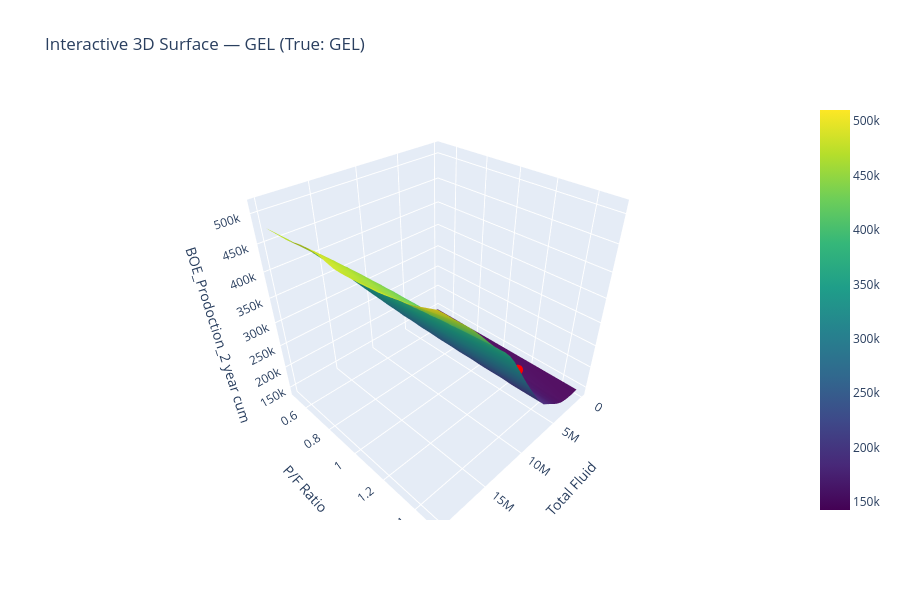
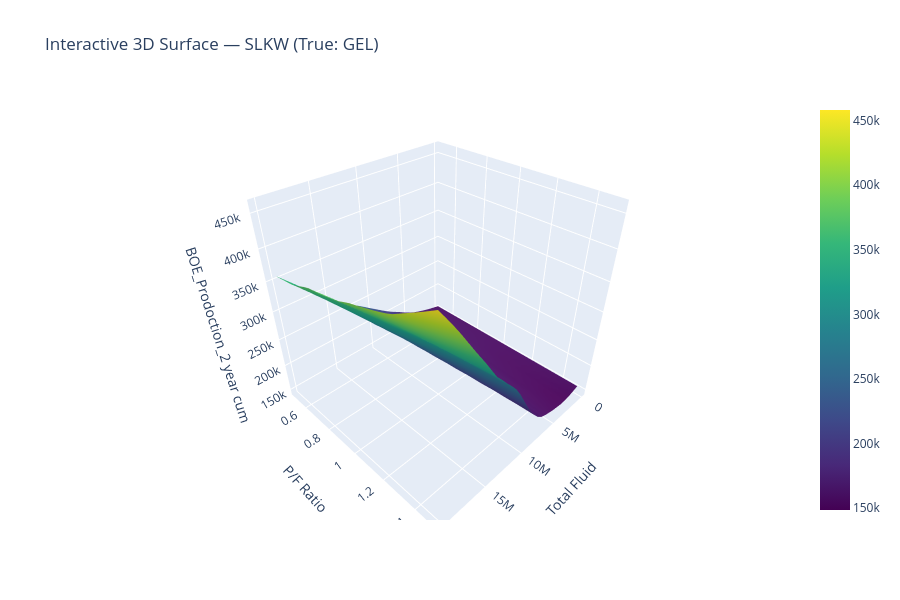
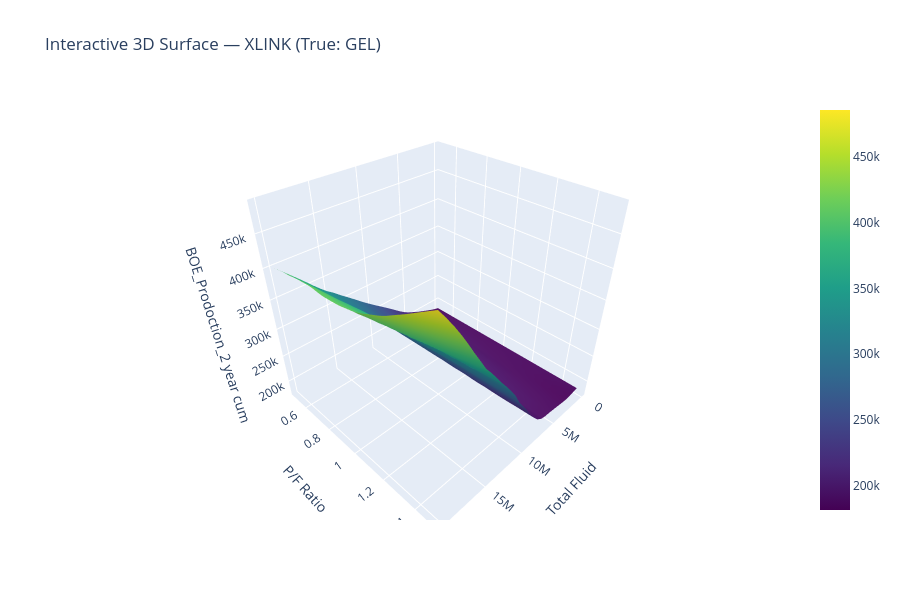

Notebook code for these charts, in order:
### Code cell
from my_package.interactive_surfaces import interactive_pf_ratio_surface

interactive_pf_ratio_surface(
    run_folder             = RUN_FOLDER,
    fold                   = FOLD,
    test_csv               = TEST_CSV,
    sample_index           = SAMPLE_INDEX,
    fluid_range            = FLUID_RANGE,
    pf_ratio_range         = PF_RATIO_RANGE,
    n_fluid                = N_FLUID,
    n_ratio                = N_RATIO,
    include_ratio_features = INCLUDE_RATIO_FEATURES,
    width                  = 900,
    height                 = 600,
    save_html              = SAVE_INTERACTIVE_PLOT,
    out_dir                = OUT_DIR,
    file_prefix            = FILE_PREFIX
)

### Figure 1 — Plotly figure (JSON) as saved in the notebook; plotly's stock layout.template omitted (floating-point values rounded to 4 significant figures; data arrays with more than 128 entries replaced by an {"elided": "..."} marker saying what was removed)
{"data": [{"colorscale": [[0, "#440154"], [0.1111, "#482878"], [0.2222, "#3e4989"], [0.3333, "#31688e"], [0.4444, "#26828e"], [0.5556, "#1f9e89"], [0.6667, "#35b779"], [0.7778, "#6ece58"], [0.8889, "#b5de2b"], [1, "#fde725"]], "name": "GEL Surface", "type": "surface", "x": [100000.0, 786200.0, 1472000.0, 2159000.0, 2845000.0, 3531000.0, 4217000.0, 4903000.0, 5590000.0, 6276000.0, 6962000.0, 7648000.0, 8334000.0, 9021000.0, 9707000.0, 10390000.0, 11080000.0, 11770000.0, 12450000.0, 13140000.0, 13820000.0, 14510000.0, 15200000.0, 15880000.0, 16570000.0, 17260000.0, 17940000.0, 18630000.0, 19310000.0, 20000000.0], "y": [0.5, 0.5345, 0.569, 0.6034, 0.6379, 0.6724, 0.7069, 0.7414, 0.7759, 0.8103, 0.8448, 0.8793, 0.9138, 0.9483, 0.9828, 1.017, 1.052, 1.086, 1.121, 1.155, 1.19, 1.224, 1.259, 1.293, 1.328, 1.362, 1.397, 1.431, 1.466, 1.5], "z": {"elided": "30x30 float values"}}, {"marker": {"color": "red", "size": 6}, "mode": "markers", "name": "True Sample", "type": "scatter3d", "x": [3416242], "y": [1.244], "z": [172539]}], "layout": {"height": 600, "scene": {"xaxis": {"title": {"text": "Total Fluid"}}, "yaxis": {"title": {"text": "P/F Ratio"}}, "zaxis": {"title": {"text": "BOE_Prodoction_2 year cum"}}}, "title": {"text": "Interactive 3D Surface — GEL (True: GEL)"}, "width": 900}}

### Figure 2 — Plotly figure (JSON) as saved in the notebook; plotly's stock layout.template omitted (floating-point values rounded to 4 significant figures; data arrays with more than 128 entries replaced by an {"elided": "..."} marker saying what was removed)
{"data": [{"colorscale": [[0, "#440154"], [0.1111, "#482878"], [0.2222, "#3e4989"], [0.3333, "#31688e"], [0.4444, "#26828e"], [0.5556, "#1f9e89"], [0.6667, "#35b779"], [0.7778, "#6ece58"], [0.8889, "#b5de2b"], [1, "#fde725"]], "name": "SLKW Surface", "type": "surface", "x": [100000.0, 786200.0, 1472000.0, 2159000.0, 2845000.0, 3531000.0, 4217000.0, 4903000.0, 5590000.0, 6276000.0, 6962000.0, 7648000.0, 8334000.0, 9021000.0, 9707000.0, 10390000.0, 11080000.0, 11770000.0, 12450000.0, 13140000.0, 13820000.0, 14510000.0, 15200000.0, 15880000.0, 16570000.0, 17260000.0, 17940000.0, 18630000.0, 19310000.0, 20000000.0], "y": [0.5, 0.5345, 0.569, 0.6034, 0.6379, 0.6724, 0.7069, 0.7414, 0.7759, 0.8103, 0.8448, 0.8793, 0.9138, 0.9483, 0.9828, 1.017, 1.052, 1.086, 1.121, 1.155, 1.19, 1.224, 1.259, 1.293, 1.328, 1.362, 1.397, 1.431, 1.466, 1.5], "z": {"elided": "30x30 float values"}}], "layout": {"height": 600, "scene": {"xaxis": {"title": {"text": "Total Fluid"}}, "yaxis": {"title": {"text": "P/F Ratio"}}, "zaxis": {"title": {"text": "BOE_Prodoction_2 year cum"}}}, "title": {"text": "Interactive 3D Surface — SLKW (True: GEL)"}, "width": 900}}

### Figure 3 — Plotly figure (JSON) as saved in the notebook; plotly's stock layout.template omitted (floating-point values rounded to 4 significant figures; data arrays with more than 128 entries replaced by an {"elided": "..."} marker saying what was removed)
{"data": [{"colorscale": [[0, "#440154"], [0.1111, "#482878"], [0.2222, "#3e4989"], [0.3333, "#31688e"], [0.4444, "#26828e"], [0.5556, "#1f9e89"], [0.6667, "#35b779"], [0.7778, "#6ece58"], [0.8889, "#b5de2b"], [1, "#fde725"]], "name": "XLINK Surface", "type": "surface", "x": [100000.0, 786200.0, 1472000.0, 2159000.0, 2845000.0, 3531000.0, 4217000.0, 4903000.0, 5590000.0, 6276000.0, 6962000.0, 7648000.0, 8334000.0, 9021000.0, 9707000.0, 10390000.0, 11080000.0, 11770000.0, 12450000.0, 13140000.0, 13820000.0, 14510000.0, 15200000.0, 15880000.0, 16570000.0, 17260000.0, 17940000.0, 18630000.0, 19310000.0, 20000000.0], "y": [0.5, 0.5345, 0.569, 0.6034, 0.6379, 0.6724, 0.7069, 0.7414, 0.7759, 0.8103, 0.8448, 0.8793, 0.9138, 0.9483, 0.9828, 1.017, 1.052, 1.086, 1.121, 1.155, 1.19, 1.224, 1.259, 1.293, 1.328, 1.362, 1.397, 1.431, 1.466, 1.5], "z": {"elided": "30x30 float values"}}], "layout": {"height": 600, "scene": {"xaxis": {"title": {"text": "Total Fluid"}}, "yaxis": {"title": {"text": "P/F Ratio"}}, "zaxis": {"title": {"text": "BOE_Prodoction_2 year cum"}}}, "title": {"text": "Interactive 3D Surface — XLINK (True: GEL)"}, "width": 900}}
